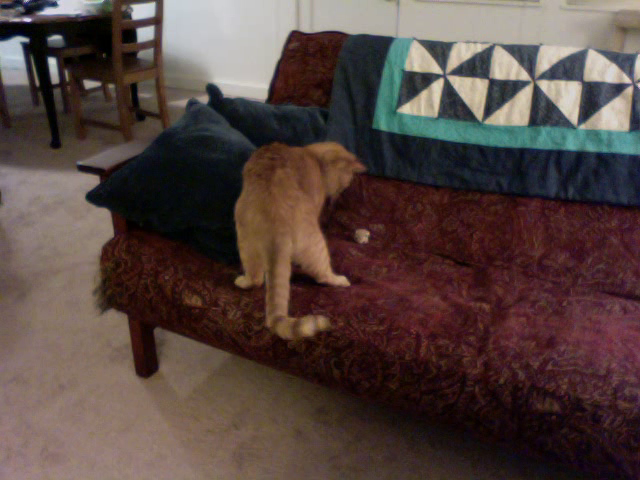
#> input picture cat_foreground.png, 640 x 480 px
$ python regions.py cat_foreground.png
#> lines starting #> are read from the running program, lines starting #| are printed output that depends on the picture; after the words box and inside, x2 and y2 are one past the last pixel; in counts of white or black regions, pixels touching at a corner belong together
########################################################################
#
# File:   regions.py
# Author: Matt Zucker
# Date:   January 2012 (Updated February 2021)
#
# Written for ENGR 27 - Computer Vision
#
########################################################################
#
# This file shows how to do connected component analysis with OpenCV.

import cv2
import numpy
import sys

# width/color pairs for drawing white over black outlines
DRAW_OUTLINED = [ (3, (0, 0, 0)), (1, (255, 255, 255)) ]

######################################################################
# Our main function

def main():

    # Get an image from the command line and load it.
    if len(sys.argv) < 2:
        print('supply an image filename (e.g. screws_thresholded.png '
              'or ellipses.png)')
        sys.exit(1)

    image = cv2.imread(sys.argv[1], cv2.IMREAD_GRAYSCALE)
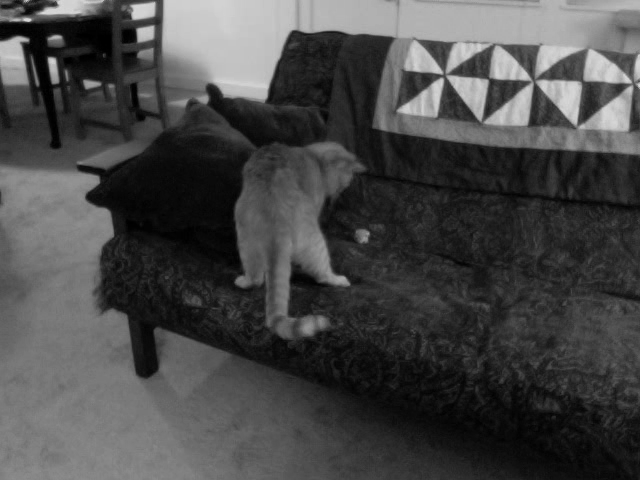
#> image: shape (480, 640); min 0, max 217, mean 72.2

    # Create an RGB display image which to show the different regions.
    display = numpy.zeros((image.shape[0], image.shape[1], 3),
                          dtype='uint8')

    # Get the list of contours in the image. See OpenCV docs for
    # information about the arguments.
    contours, hierarchy = cv2.findContours(image, cv2.RETR_CCOMP,
                                           cv2.CHAIN_APPROX_SIMPLE)
#> contours = 51 contours, 47 with area under 20; largest, box (x1, y1, x2, y2) and area: (0, 0, 640, 480) 306081, (97, 33, 112, 53) 186, (77, 33, 93, 41) 53, (86, 54, 96, 59) 22

    print('found', len(contours), 'contours')
#| found 51 contours

    # Loop through to draw contours:
    for j in range(len(contours)):

        # Choose a color
        u = float(j) / (len(contours)-1)
        i = int(round(u * (len(CONTOUR_COLORS)-1)))

        # Draw the contour as a colored region on the display image.
        cv2.drawContours( display, contours, j, CONTOUR_COLORS[i], -1 )
#> this loop made 51 passes
#> (u, i) on passes 1 to 12: (0, 0), (0.02, 0), (0.04, 1), (0.06, 1), (0.08, 2), (0.1, 2), (0.12, 3), (0.14, 3), (0.16, 4), (0.18, 4), (0.2, 4), (0.22, 5)
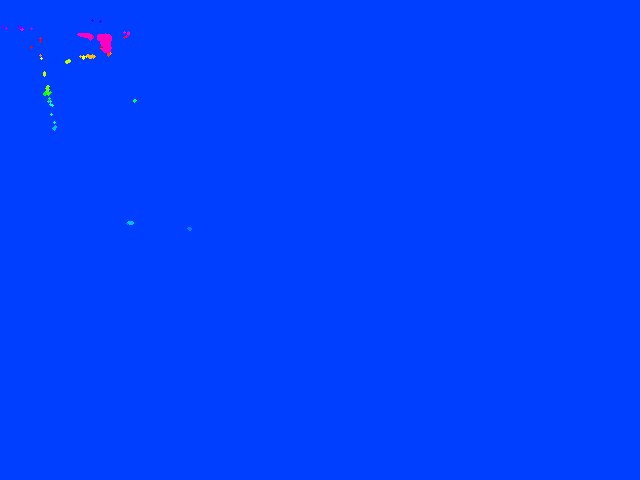
#> display: shape (480, 640, 3); mean of channels 0, 1, 2 254.8, 63.1, 0.4; drawn as B, G, R


    # Loop through again to draw labels
    for contour in contours:

        # Compute some statistics about this contour.
        info = get_contour_info(contour)

        # Mean location, area, and basis vectors can be useful.
        area = info['area']
        mu = info['mean']
        b1 = info['b1']
        b2 = info['b2']

        # Annotate the display image with mean and basis vectors.
        for width, color in DRAW_OUTLINED:

            cv2.circle( display, make_point(mu), 3, color,
                        width, cv2.LINE_AA )

            cv2.line( display, make_point(mu), make_point(mu+b1),
                      color, width, cv2.LINE_AA )

            cv2.line( display, make_point(mu), make_point(mu+b2),
                      color, width, cv2.LINE_AA )

        draw_outlined_text(display, 'Area: {:.0f} px'.format(area), mu + (-5 -10))
#> this loop made 51 passes
#> contour on passes 25, 26, 28, 30, 31, 33, 34, 35, 36, 37, 38, 39: [[40, 58], [41, 57], [42, 58], [41, 59]], [[85, 56], [86, 55], [87, 56], [86, 57]], [[79, 56], [80, 55], [81, 56], [80, 57]], [[39, 55], [40, 54], [41, 55], [40, 56]], [[109, 53], [110, 52], [111, 53], [110, 54]], [[100, 48], [101, 47], [102, 48], [101, 49]], [[30, 47], [31, 46], [32, 47], [31, 48]], [[100, 46], [101, 45], [102, 46], [101, 47]], [[39, 41], [40, 40], [41, 41], [40, 42]], [[39, 38], [40, 37], [41, 38], [40, 39]], [[123, 37], [124, 36], [125, 37], [124, 38]], [[125, 36], [126, 35], [127, 36], [126, 37]]
#> (contour, s00 in get_contour_info, s10 in get_contour_info, s01 in get_contour_info, c20 in get_contour_info, c11 in get_contour_info, c02 in get_contour_info, mx in get_contour_info) on pass 3: ([[0, 0], [0, 479], [639, 479], [639, 0]], 306081, 97792879.5, 73306399.5, 1.04e+10, 0, 5.85e+09, 319.5)
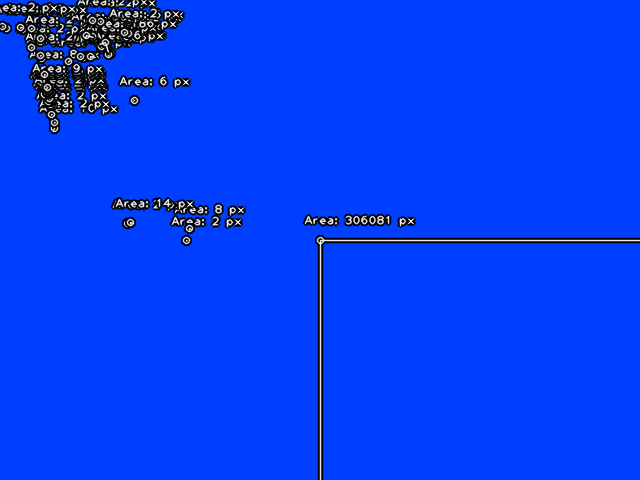
#> display: shape (480, 640, 3); 6.87% of pixels changed, all inside (x1, y1, x2, y2) = (0, 0, 640, 480); drawn as B, G, R

    draw_outlined_text(image, 'Original', (10, image.shape[0]-10))
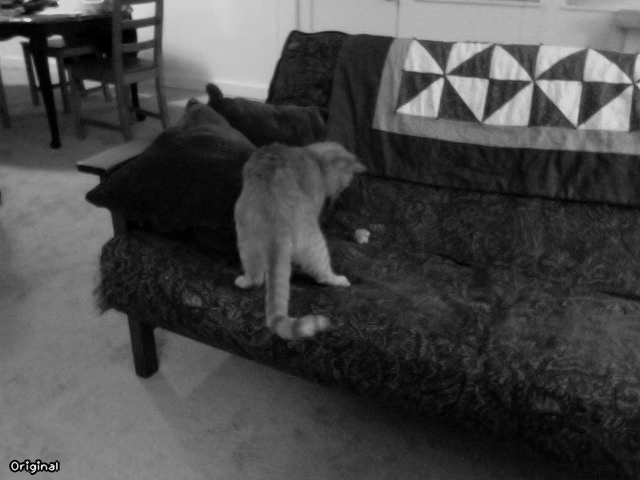
#> image: shape (480, 640); 0.2% of pixels changed, all inside (x1, y1, x2, y2) = (8, 459, 61, 476)
    draw_outlined_text(display, 'Connected components', (10, image.shape[0]-10))
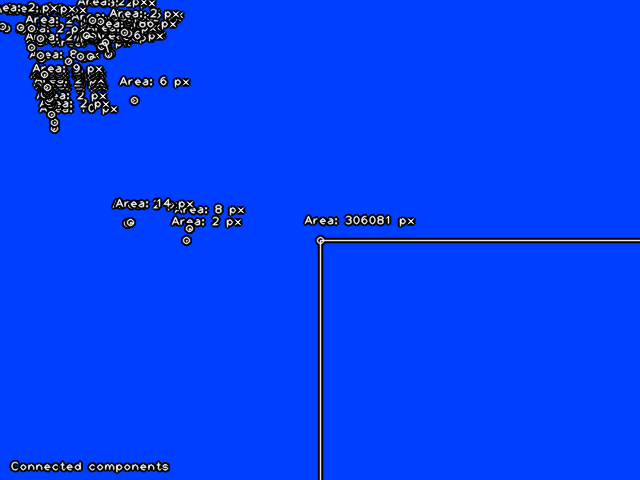
#> display: shape (480, 640, 3); 0.56% of pixels changed, all inside (x1, y1, x2, y2) = (8, 459, 171, 475); drawn as B, G, R

    cv2.imshow('Regions', image)
    while cv2.waitKey(5) < 0: pass
#> (key Esc is pressed here)

    # Display the output image and wait for a keypress.
    cv2.imshow('Regions', display)
    while cv2.waitKey(5) < 0: pass
#> (key Esc is pressed here)

######################################################################
# Construct a tuple of ints from a numpy array

def make_point(arr):
    return tuple(numpy.round(arr).astype(int).flatten())

######################################################################
# Draw outlined text

def draw_outlined_text(img, text, location):

    for width, color in DRAW_OUTLINED:

        cv2.putText( img, text, make_point(location),
                     cv2.FONT_HERSHEY_PLAIN,
                     0.8, color, width, cv2.LINE_AA )

######################################################################
#
# Compute moments and derived quantities such as mean, area, and
# basis vectors from a contour as returned by cv2.findContours.
#
# Feel free to use this function with attribution in your project 1
# code.
#
# Returns a dictionary.

def get_contour_info(c):

    # For more info, see
    #  - https://docs.opencv.org/master/dd/d49/tutorial_py_contour_features.html
    #  - https://en.wikipedia.org/wiki/Image_moment

    m = cv2.moments(c)

    s00 = m['m00']
    s10 = m['m10']
    s01 = m['m01']
    c20 = m['mu20']
    c11 = m['mu11']
    c02 = m['mu02']

    if s00 != 0:

        mx = s10 / s00
        my = s01 / s00

        A = numpy.array( [
                [ c20 / s00 , c11 / s00 ],
                [ c11 / s00 , c02 / s00 ]
                ] )

        W, U, Vt = cv2.SVDecomp(A)

        ul = 2 * numpy.sqrt(W[0,0])
        vl = 2 * numpy.sqrt(W[1,0])

        ux = ul * U[0, 0]
        uy = ul * U[1, 0]

        vx = vl * U[0, 1]
        vy = vl * U[1, 1]

        mean = numpy.array([mx, my])
        uvec = numpy.array([ux, uy])
        vvec = numpy.array([vx, vy])

    else:

        mean = c[0].astype('float')
        uvec = numpy.array([1.0, 0.0])
        vvec = numpy.array([0.0, 1.0])

    return {'moments': m,
            'area': s00,
            'mean': mean,
            'b1': uvec,
            'b2': vvec}

######################################################################
# A list of RGB colors useful for drawing segmentations of binary
# images with cv2.drawContours

CONTOUR_COLORS = [
    (255,   0,   0),
    (255,  63,   0),
    (255, 127,   0),
    (255, 191,   0),
    (255, 255,   0),
    (191, 255,   0),
    ( 63, 255,   0),
    (  0, 255,   0),
    (  0, 255,  63),
    (  0, 255, 127),
    (  0, 255, 191),
    (  0, 255, 255),
    (  0, 191, 255),
    (  0, 127, 255),
    (  0,  63, 255),
    (  0,   0, 255),
    ( 63,   0, 255),
    (127,   0, 255),
    (191,   0, 255),
    (255,   0, 255),
    (255,   0, 191),
    (255,   0, 127),
    (255,   0,  63),
]


if __name__ == '__main__':
    main()
